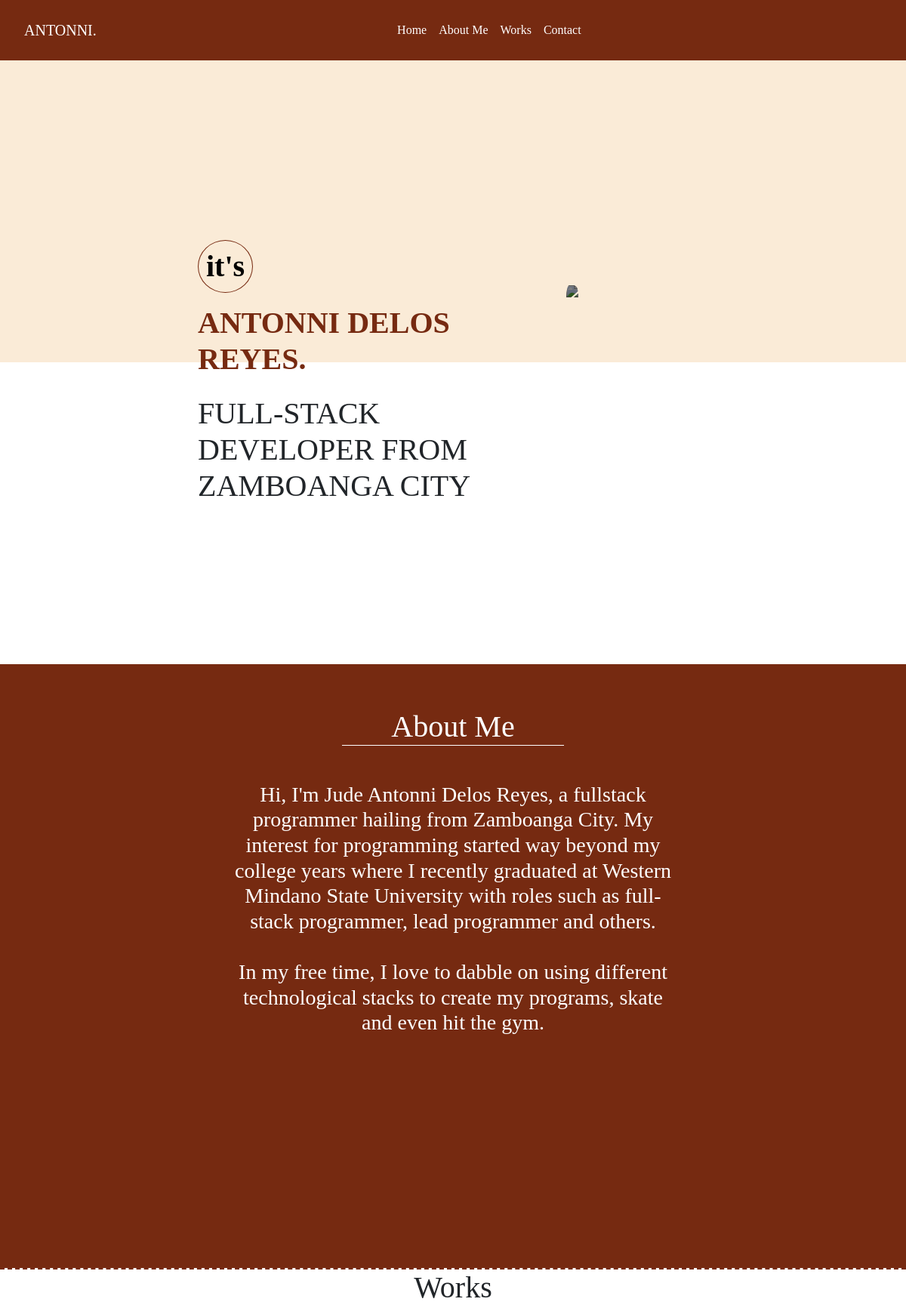
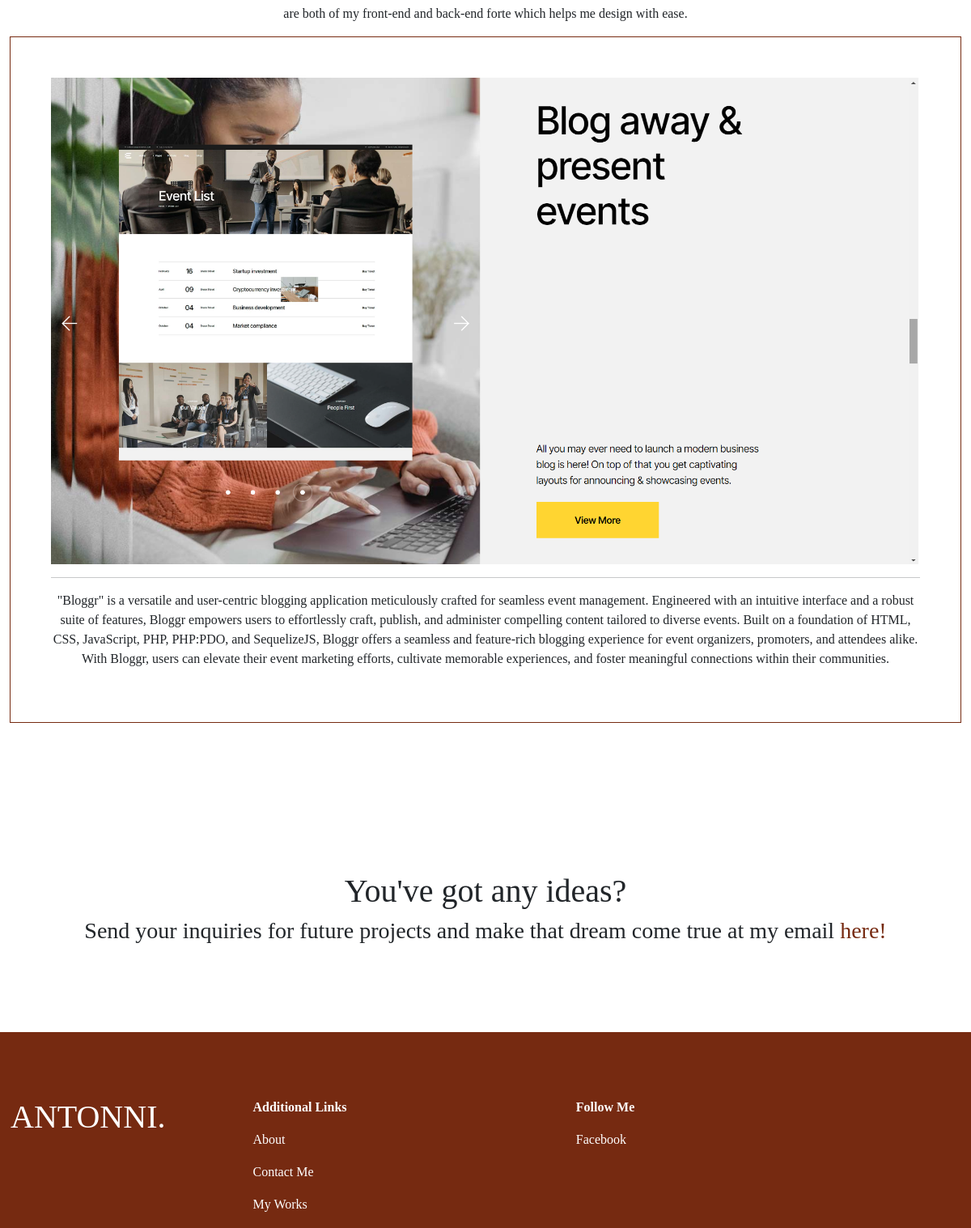
The page / on the database its author committed (2 pictures, top to bottom).
### tables this page shows
CREATE TABLE `works` (
  `id` int(11) NOT NULL,
  `image` text NOT NULL,
  `name` text NOT NULL,
  `description` text NOT NULL
);

### index.php (the view, shortened to what this page needs)
<?php
include("includes/conn.php");
?>
<!DOCTYPE html>
<html lang="en">
<head>
  <link href="external/css/styles.css" rel="stylesheet">
  <link href="vendor/bootstrap-5.3.2-dist/css/bootstrap.min.css" rel="stylesheet">
  <link rel="stylesheet" href="vendor/bootstrap-icons-1.11.3/">
  <link href="vendor/sweetalert2/dist/sweetalert2.min.css" rel="stylesheet">
</head>
<nav class="navbar navbar-expand-lg navbar-container">
  <div class="container-fluid">
    <a class="navbar-brand header-name" href="#">ANTONNI.</a>
    <div class="collapse navbar-collapse " id="navbarSupportedContent">
      <ul class="navbar-nav mx-auto d-flex ">
        <li class="nav-item">
          <a class="nav-link encircler active" aria-current="page" href="#home">Home</a>
        </li>
        <li class="nav-item">
          <a class="nav-link encircler" href="#about_me">About Me</a>
        </li>
        <li class="nav-item">
          <a class="nav-link encircler" href="#works">Works</a>
        </li>
        <li class="nav-item">
          <a class="nav-link encircler" href="#contact">Contact</a>
        </li>
      </ul>
    </div>
    <ul class="navbar-nav d-flex navbar-text ">
      <li class="nav-item">
        <a class="nav-link active" aria-current="page" href="#">
        </a>
      </li>
    </ul>
  </div>
</nav>
<body>
  <div class="container-fluid hero-section" id='home'>
    <div class="row center-row">
      <div class="col-md-5 lefty">
        <h1 class="namer">
          <p class="small-its"><span data-bs-toggle="modal" data-bs-target="#loginModal">IT'S</span></p>ANTONNI DELOS REYES.
        </h1>
        <br>
        <h1>FULL-STACK DEVELOPER FROM <span class="country">ZAMBOANGA CITY</span></h1>
      </div>
      <div class="col-md-2 righty">
        <img class="img-fluid img-bg" src="external/img/421056068_313791077872437_7589182820387536794_n.jpg">
      </div>
    </div>
  </div>
  <div class="container-fluid about-me-section">
    <div class="content-about" id='about_me'>
      <h1 class="about-me-header">About Me</h1>
      <br> <br>
      <h3>Hi, I'm Jude Antonni Delos Reyes, a fullstack programmer hailing from Zamboanga City.
        My interest for programming started way beyond my college years where I recently graduated at
        Western Mindano State University with roles such as full-stack programmer, lead programmer and others.
        <br><br>
        In my free time, I love to dabble on using different technological stacks to create my programs, skate
        and even hit the gym.
      </h3>
    </div>
  </div>
  <div class="container-fluid programming-languages">
    <div class="row gx-5 content-lang" id="works">
      <?php
      function displayWorks($conn)
      {
        $query = "SELECT * FROM works";
        try {
          $stmt = $conn->query($query);
          if ($stmt->rowCount() > 0) {
            while ($row = $stmt->fetch(PDO::FETCH_ASSOC)) {
              echo '<div class="container-work">';
              echo '<img src="admin/external/uploads/' . $row['image'] . '" class="img-fluid">';
              echo '<hr>';
              echo '<P>' . $row['description'] . '</P>';
              echo '</div>';
              echo '<br>';
            }
          } else {
            echo 'No data found in the works table.';
          }
        } catch (PDOException $e) {
          echo 'Error: ' . $e->getMessage();
        }
      }
      ?>
      <div class="col left-content ">
        <h1>Works</h1>
        <p>are both of my front-end and back-end forte which helps me design with ease.</p>
        <?php displayWorks($conn); ?>
      </div>
    </div>
  </div>
  <div class="container-fluid contact-section" id="contact">
    <div class="row">
      <div class="col">
        <h1>You've got any ideas? </h1>
        <h3>Send your inquiries for future projects and make that dream come true
          at my email <a class="email" href="mailto:antonnidelosreyes@gmail.com">here!</a>
      </div>
    </div>
  </div>
</body>
<footer>
  <div class="container-fluid footer-section">
    <div class="row">
      <div class="col-md-3">
        <h1 class="footer-name">ANTONNI.</h1>
      </div>
      <div class="col-sm-4">
        <p class="footer-name"><b>Additional Links</b></p>
        <p class="footer-link"> <a href="#about_me" class="link">About</a> </p>
        <p class="footer-link"><a href="#contact" class="link">Contact Me</a> </p>
        <p class="footer-link"><a href="#works" class="link">My Works</a> </p>
        </div>
      <div class="col-sm-4">
        <p class="footer-name"><b>Follow Me</b> </p>
        <p class="footer-link"><a href="https://www.facebook.com/Antonni101" class="link">Facebook</a> </p>
      </div>
    </div>
  </div>
</footer>
</body>
</html>

### external/css/styles.css (style rules this page uses)
.navbar-container { background-color: #762A11 !important; padding: 20px !important; color: white; }
.navbar { font-family: 'Lora', serif !important; }
.nav-item, .nav-link, .header-name { color: white !important; }
.encircler { transition: border 0.2s ease-in, background-color 0.2s ease, padding 0.4s ease; }
.hero-section { display: block; background-color:antiquewhite; height: 50vh; margin-bottom: 50vh; }
.namer { color:#762A11; font-weight: bolder; }
.center-row { position: relative; display: flex; align-items: center; justify-content: center; height: 100%; }
.lefty { position: relative; z-index: 1; font-family: 'Lora', serif !important; }
.righty { position: relative; display: flex; align-items: center; justify-content: center; }
.country { transition: color 0.5s ease; }
.righty { color: white; }
.namer { padding-top: 50%; margin-bottom: 0; }
.img-bg { position: absolute !important; top: 0; left: 0; padding-bottom: 50px; object-fit: cover; filter: brightness(50%); z-index: 1; border-radius: 50%; transition: filter 0.5s ease; }
.small-its { color: black; border-radius: 50%; padding: 10px; border: 1px solid #762A11; width:fit-content; text-transform: lowercase; transition: background-color 0.3s ease, color 0.2s ease; }
.programming-languages { border-top: 2px dashed #762A11; font-family: 'Lora', serif !important; text-align: center; }
.about-me-section { background-color: #762A11; color: white; height: 100vh; text-align: center; font-family: 'Lora', serif !important; }
.about-me-header { border-bottom: 1px solid white; width: 50%; margin: 0px auto; }
.content-about { width: 50%; padding-top: 5%; padding-bottom: 5%; margin: 0px auto; }
.container-work { border: 1px solid #762A11; }
.left-content { transition: background-color 0.5s ease, color 0.4s ease; }
.contact-section { padding-top: 20vh; font-family: 'Lora', serif !important; text-align:center; margin-bottom: 100px; }
.email { color: #762A11; text-decoration:dotted; }
.footer-section { border: 1px solid #762A11; background-color: #762A11; color:white; font-family: 'Lora', serif !important; }
.footer-name { padding-top: 10vh; }
.container-work { padding: 50px; }
.link { text-decoration: none; color: white !important; }

### rows shown on the page
works: image (picture), description "\"Bloggr\" is a versatile and user-centric blogging application meticulously crafted for seamless event management. Engineered with an intuitive interface and a robust suite of features, Bloggr empowers users to effortlessly craft, publish, and administer compelling content tailored to diverse events. Built on a foundation of HTML, CSS, JavaScript, PHP, PHP:PDO, and SequelizeJS, Bloggr offers a seamless and feature-rich blogging experience for event organizers, promoters, and attendees alike. With Bloggr, users can elevate their event marketing efforts, cultivate memorable experiences, and foster meaningful connections within their communities."
